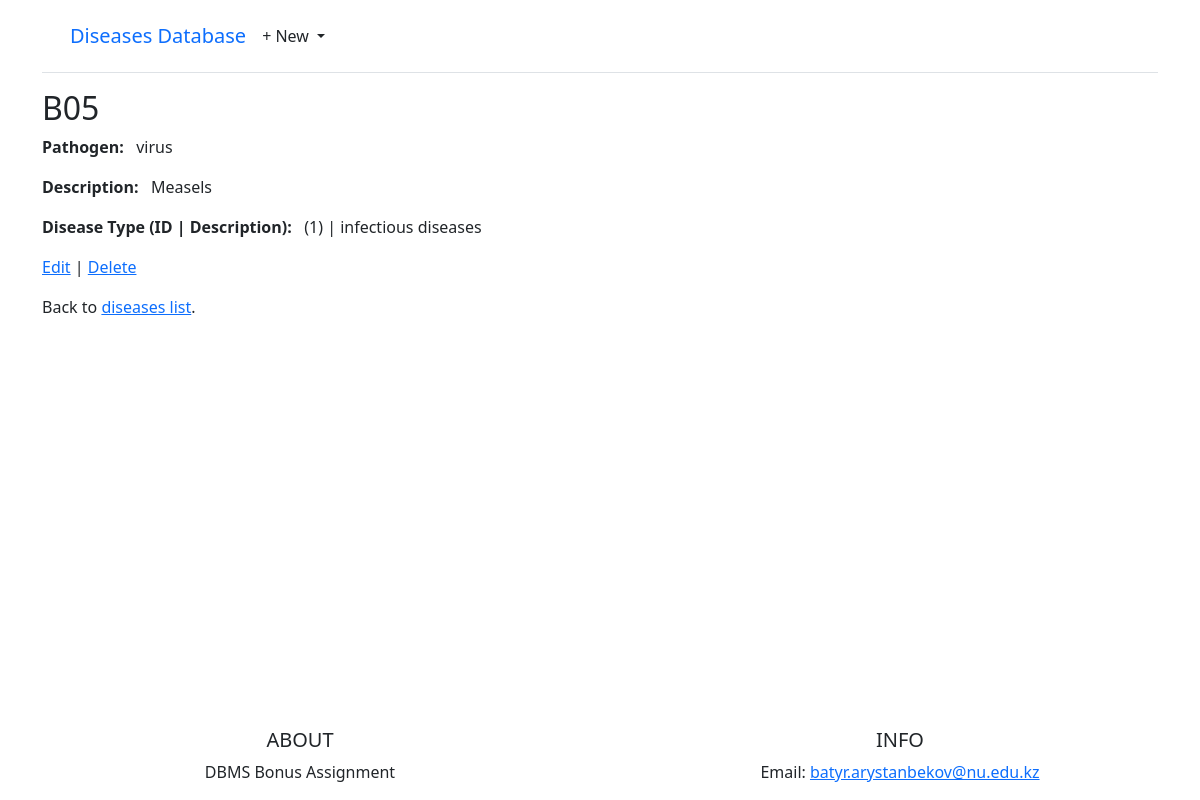
The app's page /diseases/B05/ with its own data.
### objects/models.py (models this page shows, shortened)
class Disease(models.Model):
    disease_code = models.CharField(max_length=50, primary_key=True)
    pathogen = models.CharField(max_length=20)
    description = models.CharField(max_length=140)
    id = models.ForeignKey(DiseaseType, on_delete=models.CASCADE)

class DiseaseType(models.Model):
    id = models.AutoField(primary_key=True)
    description = models.CharField(max_length=140)
    def __str__(self):
        return str(self.id)

### objects/views.py (the view)
# urls.py: path('diseases/<str:pk>/', DiseaseDetailView.as_view(), name='disease_detail'),
class DiseaseDetailView(DetailView):
    model = Disease
    template_name = 'disease/disease_detail.html'

### templates/disease/disease_detail.html
{% extends "base.html" %}
{% block content %}
<div class="article-entry">
    <h2>{{ disease.disease_code }}</h2>
    <p><b>Pathogen:</b> &nbsp; {{ disease.pathogen }}</p>
    <p><b>Description:</b> &nbsp; {{ disease.description }}</p>
    <p><b>Disease Type (ID | Description):</b> &nbsp; ({{disease.id}}) | {{ disease.id.description }}</p>
</div>
<p><a href="{% url 'disease_edit' disease.disease_code %}">Edit</a> |
    <a href="{% url 'disease_delete' disease.disease_code %}">Delete</a></p>
<p>Back to <a href="{% url 'disease_list' %}">diseases list</a>.</p>
{% endblock content %}

### records on screen
Disease: disease_code "B05", pathogen "virus", description "Measels", id "1", id.description "infectious diseases"
